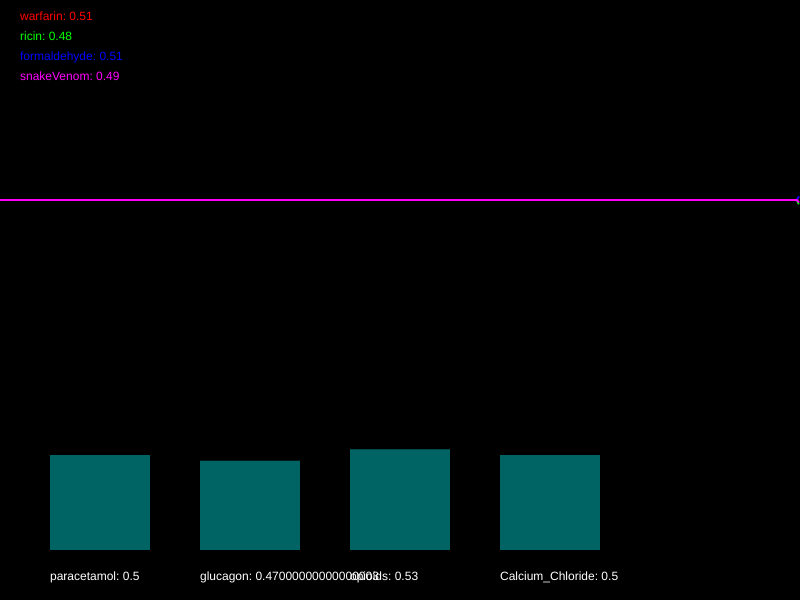
Frame 1 (no input)
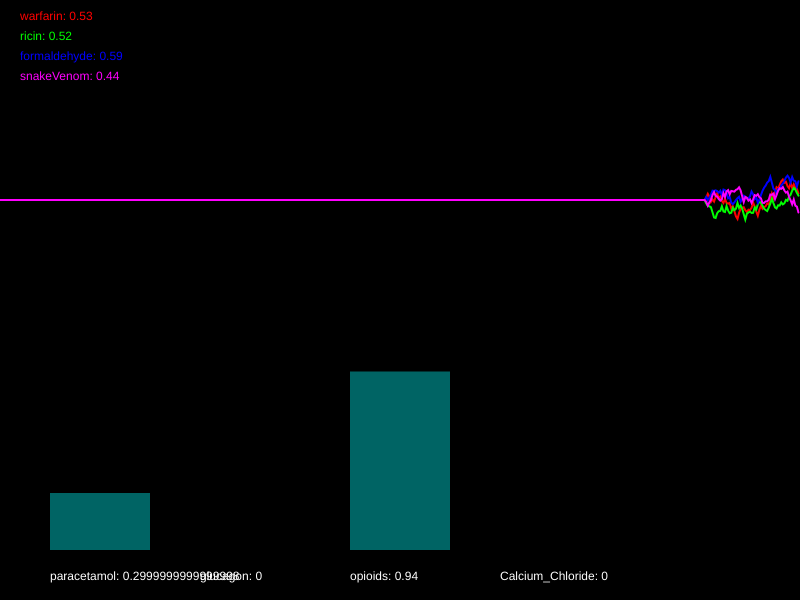
Frame 60 (no input)
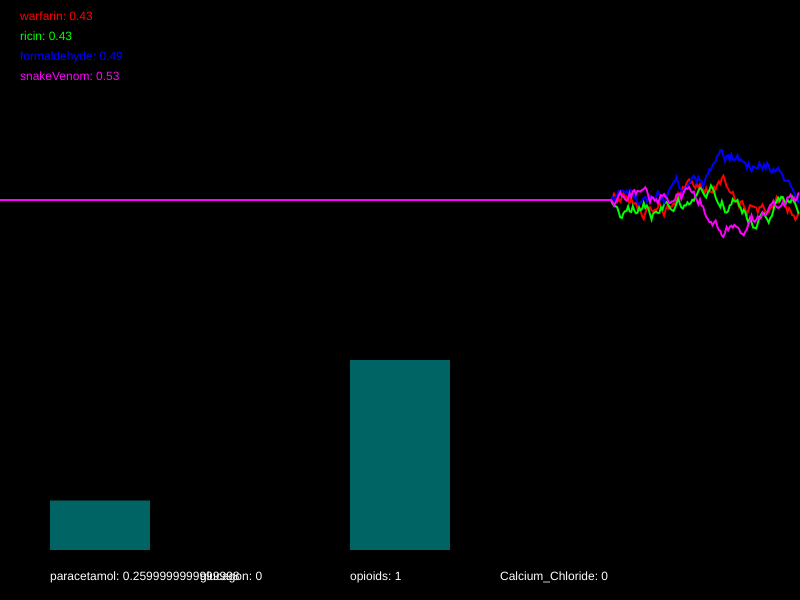
Frame 120 (the mouse pressed at the canvas centre since frame 60)

The p5.js sketch that drew these frames (run headless with seeded random() and noise() and a simulated clock; from frame 60 on, the mouse is pressed at the canvas centre):

// p5.js sketch
// ── sketch.js
/*

Officer: 8243477
CaseNum: 401-1-90700550-8243477

Case 401 - The Case of Norbert's Weiner Stand
Stage 2 - Toxic Burrito

Norbert is at it again. This time he’s set up a burrito stall and is lacing burritos with his foul toxin. The chaos is spreading. People are dropping like flies and burrito sales have fallen through the floor. To make matters worse it seems Norbert has cottoned on to our methods and has upped the complexity of his poison. You’ll find the antidote harder to develop this time. So kid, head down to the lab and get working.

You must develop the antidote by using conditional statements in the draw loop to do the following:

	- When warfarin goes above 0.56, decrement paracetamol by 0.02
	- If formaldehyde dips below 0.25 or ricin dips below 0.39, increase paracetamol by 0.02
	- If warfarin dips below 0.71, reduce glucagon by 0.04
	- When formaldehyde goes above 0.27 or snakeVenom dips below 0.7, increment glucagon by 0.01
	- When ricin goes above 0.5, decrement opioids by 0.04
	- If snakeVenom dips below 0.68, increment opioids by 0.03
	- If snakeVenom dips below 0.7 and warfarin dips below 0.5, decrement Calcium_Chloride by 0.02
	- When formaldehyde dips below 0.29, try increasing Calcium_Chloride by 0.04


Your conditional statements should consider the following poisons:

	- warfarin
	- ricin
	- formaldehyde
	- snakeVenom


Your conditional statements should modify the following antidotes:

	- paracetamol
	- glucagon
	- opioids
	- Calcium_Chloride


- There are many ways to complete this task but you should only use the following commands and operators:

	if(){}
	>
	<
	&&
	||
	+=
	-=

*/

//Declare the poison variables
var warfarin;
var ricin;
var formaldehyde;
var snakeVenom;


//Declare the antidote variables
var paracetamol;
var glucagon;
var opioids;
var Calcium_Chloride;


//This variable is used for drawing the graph
var graphs;


function setup()
{

	createCanvas(800,600);
	strokeWeight(2);

	//initialise the poisons and antidotes
	warfarin = 0.5;
	ricin = 0.5;
	formaldehyde = 0.5;
	snakeVenom = 0.5;
	paracetamol = 0.5;
	glucagon = 0.5;
	opioids = 0.5;
	Calcium_Chloride = 0.5;


	//fills the graph with empty values
	graphs = [];

	for(var i = 0; i < 4; i++)
	{
		graphs.push([]);
		for(var j = 0; j < 512; j++)
		{
			graphs[i].push(0.5);
		}
	}

}

function draw()
{

	//Develop the antidote below
	//Write conditional statements to change the amount of each substance ...

	// - When warfarin goes above 0.56, decrement paracetamol by 0.02
	if(warfarin > 0.56){
		paracetamol -= 0.02
	}
	// - If formaldehyde dips below 0.25 or ricin dips below 0.39, increase paracetamol by 0.02
	if(formaldehyde < 0.25 || ricin < 0.39){
		paracetamol += 0.02
	}
	// - If warfarin dips below 0.71, reduce glucagon by 0.04
	if(warfarin < 0.71){
		glucagon -= 0.04;
	}
	// - When formaldehyde goes above 0.27 or snakeVenom dips below 0.7, increment glucagon by 0.01
	if(formaldehyde > 0.27 || snakeVenom < 0.7){
		glucagon += 0.01
	}
	// - When ricin goes above 0.5, decrement opioids by 0.04
	if(ricin > 0.5){
		opioids -= 0.04;
	}
	// - If snakeVenom dips below 0.68, increment opioids by 0.03
	if(snakeVenom < 0.68){
		opioids += 0.03;
	}
	// - If snakeVenom dips below 0.7 and warfarin dips below 0.5, decrement Calcium_Chloride by 0.02
	if(snakeVenom < 0.7 && warfarin < 0.5){
		Calcium_Chloride -= 0.02;
	}
	// - When formaldehyde dips below 0.29, try increasing Calcium_Chloride by 0.04
	if(formaldehyde < 0.29){
		Calcium_Chloride += 0.04
	}


	//////////////////////////////////////////////////////

	//the code below generates new values using random numbers

	/*
		For testing, you might want to temporarily comment out
		these lines and set the same variables to constant values
		instead.
	*/

	warfarin = nextValue(graphs[0],warfarin);
	ricin = nextValue(graphs[1],ricin);
	formaldehyde = nextValue(graphs[2],formaldehyde);
	snakeVenom = nextValue(graphs[3],snakeVenom);


	paracetamol = constrain(paracetamol, 0, 1);
	glucagon = constrain(glucagon, 0, 1);
	opioids = constrain(opioids, 0, 1);
	Calcium_Chloride = constrain(Calcium_Chloride, 0, 1);


	///////// DO NOT CHANGE THE CODE BELOW ///////////

	//drawing code

	// set background
	background(0);
	noFill();

	//draw the graphs for the vitals
	var colors = [
	color(255, 0, 0),
	color(0, 255, 0),
	color(0, 0, 255),
	color(255, 0, 255),
	color(255, 255, 0),
	color(0, 255, 255)
	];

	for(var i = 0; i < graphs.length; i++)
	{
		stroke(colors[i]);
		drawGraph(graphs[i]);
	}

	//draw the poisons as text
	noStroke();
	fill(colors[0]);
	text('warfarin: ' + nf(warfarin,1,2), 20,20);
	fill(colors[1]);
	text('ricin: ' + nf(ricin,1,2), 20,40);
	fill(colors[2]);
	text('formaldehyde: ' + nf(formaldehyde,1,2), 20,60);
	fill(colors[3]);
	text('snakeVenom: ' + nf(snakeVenom,1,2), 20,80);


	//draw the antidotes bar chart
	drawBar(paracetamol,50,'paracetamol');
	drawBar(glucagon,200,'glucagon');
	drawBar(opioids,350,'opioids');
	drawBar(Calcium_Chloride,500,'Calcium_Chloride');


}

function nextValue(graph, val)
{
	//gets the next value for a vital and puts it in an array for drawing
	var delta = random(-0.03,0.03);

	val += delta;
	if(val > 1 || val < 0)
	{
		delta *= -1;
		val += delta * 2;
	}

	graph.push(val)
	graph.shift();
	return val;
}

function drawGraph(graph)
{
	//draws an array as a graph
	beginShape();
	for(var i = 0; i < graph.length; i++)
	{
			vertex(width * i/512, height * 0.5 - graph[i]* height/3)
	}
	endShape();
}


function drawBar(val, x, name)
{
	//draws the bars for bar chart
    noStroke();
    fill(0,100,100);
	var mh = height * 0.4 - 50;
	rect(x,(height - 50) - val*mh, 100, val*mh);
    fill(255);
	text(name + ": " + val, x, height - 20);
}
